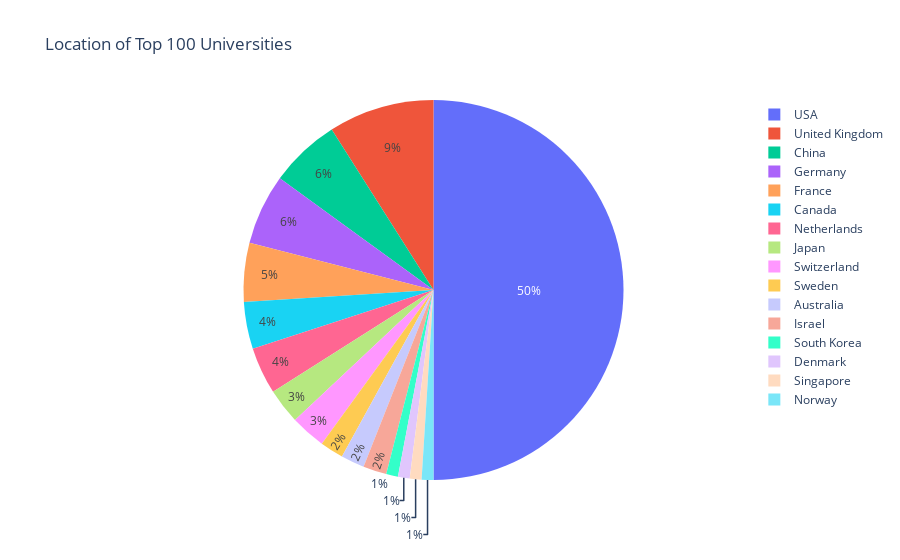

Notebook source saved alongside this figure:
### Markdown cell above
This heatmap answers the third question.

As we can see from the heatmap, the highest correlation is with the Research rank. Second is Faculty rank. And the lowest correlation is with the Educational rank. However, we must consider that there are many null values in the ranks other than the national rank (0), and the research rank (66). Thus affecting the correlation.

### Code cell
fig = px.pie(wru_ranking.head(100), names='Location ', title='Location of Top 100 Universities')
fig.show()

### Figure 1 — Plotly figure (JSON) as saved in the notebook; plotly's stock layout.template omitted (floating-point values rounded to 4 significant figures)
{"data": [{"domain": {"x": [0, 1], "y": [0, 1]}, "hovertemplate": "Location =%{label}<extra></extra>", "labels": ["USA", "USA", "USA", "United Kingdom", "United Kingdom", "USA", "USA", "USA", "USA", "USA", "USA", "USA", "Japan", "USA", "USA", "USA", "USA", "USA", "United Kingdom", "USA", "France", "USA", "Canada", "USA", "USA", "Canada", "Japan", "USA", "United Kingdom", "Switzerland", "South Korea", "France", "USA", "USA", "Denmark", "USA", "USA", "Sweden", "France", "United Kingdom", "France", "USA", "USA", "China", "France", "Germany", "USA", "United Kingdom", "China", "United Kingdom", "Canada", "USA", "USA", "USA", "China", "USA", "Australia", "Germany", "Germany", "USA", "USA", "USA", "Switzerland", "USA", "USA", "USA", "USA", "Germany", "USA", "Israel", "USA", "Netherlands", "USA", "China", "USA", "Canada", "Sweden", "Germany", "USA", "Netherlands", "Singapore", "USA", "Norway", "United Kingdom", "China", "USA", "Israel", "Netherlands", "China", "USA", "USA", "Australia", "United Kingdom", "Netherlands", "USA", "Switzerland", "Germany", "USA", "USA", "Japan"], "legendgroup": "", "name": "", "showlegend": true, "type": "pie"}], "layout": {"legend": {"tracegroupgap": 0}, "title": {"text": "Location of Top 100 Universities"}}}
